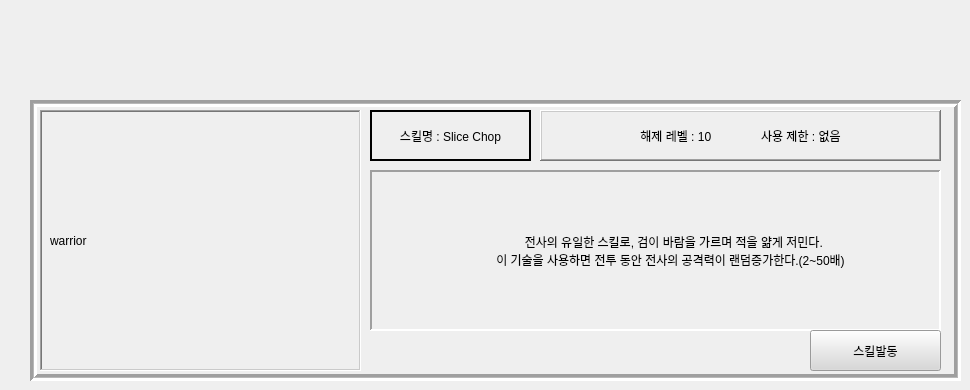
    <widget class="QWidget" name="page_2">
     <widget class="QFrame" name="frame_0">
      <property name="geometry">
       <rect>
        <x>30</x>
        <y>100</y>
        <width>931</width>
        <height>281</height>
       </rect>
      </property>
      <property name="styleSheet">
       <string notr="true"/>
      </property>
      <property name="frameShape">
       <enum>QFrame::Box</enum>
      </property>
      <property name="frameShadow">
       <enum>QFrame::Sunken</enum>
      </property>
      <property name="lineWidth">
       <number>3</number>
      </property>
      <property name="midLineWidth">
       <number>1</number>
      </property>
      <widget class="QFrame" name="lb_frame_0">
       <property name="geometry">
        <rect>
         <x>10</x>
         <y>10</y>
         <width>321</width>
         <height>261</height>
        </rect>
       </property>
       <property name="frameShape">
        <enum>QFrame::WinPanel</enum>
       </property>
       <property name="frameShadow">
        <enum>QFrame::Sunken</enum>
       </property>
       <property name="lineWidth">
        <number>2</number>
       </property>
       <property name="midLineWidth">
        <number>1</number>
       </property>
       <widget class="QLabel" name="gif_0">
        <property name="geometry">
         <rect>
          <x>10</x>
          <y>10</y>
          <width>301</width>
          <height>241</height>
         </rect>
        </property>
        <property name="text">
         <string>warrior</string>
        </property>
       </widget>
      </widget>
      <widget class="QFrame" name="frame_0_1">
       <property name="geometry">
        <rect>
         <x>340</x>
         <y>10</y>
         <width>161</width>
         <height>51</height>
        </rect>
       </property>
       <property name="frameShape">
        <enum>QFrame::WinPanel</enum>
       </property>
       <property name="frameShadow">
        <enum>QFrame::Plain</enum>
       </property>
       <property name="lineWidth">
        <number>2</number>
       </property>
       <property name="midLineWidth">
        <number>1</number>
       </property>
       <widget class="QLabel" name="Slice_chop">
        <property name="geometry">
         <rect>
          <x>0</x>
          <y>10</y>
          <width>161</width>
          <height>31</height>
         </rect>
        </property>
        <property name="text">
         <string>스킬명 : Slice Chop</string>
        </property>
        <property name="alignment">
         <set>Qt::AlignCenter</set>
        </property>
       </widget>
      </widget>
      <widget class="QFrame" name="frame_0_2">
       <property name="geometry">
        <rect>
         <x>510</x>
         <y>10</y>
         <width>401</width>
         <height>51</height>
        </rect>
       </property>
       <property name="autoFillBackground">
        <bool>false</bool>
       </property>
       <property name="frameShape">
        <enum>QFrame::WinPanel</enum>
       </property>
       <property name="frameShadow">
        <enum>QFrame::Raised</enum>
       </property>
       <property name="lineWidth">
        <number>2</number>
       </property>
       <property name="midLineWidth">
        <number>1</number>
       </property>
       <widget class="QLabel" name="skill_info_0">
        <property name="geometry">
         <rect>
          <x>10</x>
          <y>10</y>
          <width>381</width>
          <height>31</height>
         </rect>
        </property>
        <property name="text">
         <string>해제 레벨 : 10               사용 제한 : 없음</string>
        </property>
        <property name="alignment">
         <set>Qt::AlignCenter</set>
        </property>
        <property name="wordWrap">
         <bool>true</bool>
        </property>
       </widget>
      </widget>
      <widget class="QFrame" name="frame_0_3">
       <property name="geometry">
        <rect>
         <x>340</x>
         <y>70</y>
         <width>571</width>
         <height>161</height>
        </rect>
       </property>
       <property name="frameShape">
        <enum>QFrame::Panel</enum>
       </property>
       <property name="frameShadow">
        <enum>QFrame::Sunken</enum>
       </property>
       <property name="lineWidth">
        <number>2</number>
       </property>
       <property name="midLineWidth">
        <number>3</number>
       </property>
       <widget class="QLabel" name="skill_info_0_1">
        <property name="geometry">
         <rect>
          <x>90</x>
          <y>40</y>
          <width>421</width>
          <height>81</height>
         </rect>
        </property>
        <property name="text">
         <string>  전사의 유일한 스킬로, 검이 바람을 가르며 적을 얆게 저민다.                                         이 기술을 사용하면 전투 동안 전사의 공격력이 랜덤증가한다.(2~50배)</string>
        </property>
        <property name="alignment">
         <set>Qt::AlignCenter</set>
        </property>
        <property name="wordWrap">
         <bool>true</bool>
        </property>
       </widget>
      </widget>
      <widget class="QPushButton" name="skill_btn_warrior_slice_chop">
       <property name="geometry">
        <rect>
         <x>780</x>
         <y>230</y>
         <width>131</width>
         <height>41</height>
        </rect>
       </property>
       <property name="styleSheet">
        <string notr="true">background-color: rgb(216, 216, 216);</string>
       </property>
       <property name="text">
        <string>스킬발동</string>
       </property>
       <property name="checkable">
        <bool>true</bool>
       </property>
      </widget>
      <widget class="QLabel" name="label">
       <property name="geometry">
        <rect>
         <x>340</x>
         <y>230</y>
         <width>41</width>
         <height>41</height>
        </rect>
       </property>
       <property name="text">
        <string/>
       </property>
       <property name="pixmap">
        <pixmap>../../../../Downloads/Map_tile_48.png</pixmap>
       </property>
       <property name="scaledContents">
        <bool>true</bool>
       </property>
      </widget>
      <widget class="QLabel" name="label_2">
       <property name="geometry">
        <rect>
         <x>380</x>
         <y>230</y>
         <width>41</width>
         <height>41</height>
        </rect>
       </property>
       <property name="text">
        <string/>
       </property>
       <property name="pixmap">
        <pixmap>../../../../Downloads/Map_tile_48.png</pixmap>
       </property>
       <property name="scaledContents">
        <bool>true</bool>
       </property>
      </widget>
      <widget class="QLabel" name="label_3">
       <property name="geometry">
        <rect>
         <x>420</x>
         <y>230</y>
         <width>41</width>
         <height>41</height>
        </rect>
       </property>
       <property name="text">
        <string/>
       </property>
       <property name="pixmap">
        <pixmap>../../../../Downloads/Map_tile_48.png</pixmap>
       </property>
       <property name="scaledContents">
        <bool>true</bool>
       </property>
      </widget>
      <widget class="QLabel" name="label_4">
       <property name="geometry">
        <rect>
         <x>540</x>
         <y>230</y>
         <width>41</width>
         <height>41</height>
        </rect>
       </property>
       <property name="text">
        <string/>
       </property>
       <property name="pixmap">
        <pixmap>../../../../Downloads/Map_tile_48.png</pixmap>
       </property>
       <property name="scaledContents">
        <bool>true</bool>
       </property>
      </widget>
      <widget class="QLabel" name="label_5">
       <property name="geometry">
        <rect>
         <x>500</x>
         <y>230</y>
         <width>41</width>
         <height>41</height>
        </rect>
       </property>
       <property name="text">
        <string/>
       </property>
       <property name="pixmap">
        <pixmap>../../../../Downloads/Map_tile_48.png</pixmap>
       </property>
       <property name="scaledContents">
        <bool>true</bool>
       </property>
      </widget>
      <widget class="QLabel" name="label_6">
       <property name="geometry">
        <rect>
         <x>460</x>
         <y>230</y>
         <width>41</width>
         <height>41</height>
        </rect>
       </property>
       <property name="text">
        <string/>
       </property>
       <property name="pixmap">
        <pixmap>../../../../Downloads/Map_tile_48.png</pixmap>
       </property>
       <property name="scaledContents">
        <bool>true</bool>
       </property>
      </widget>
      <widget class="QLabel" name="label_18">
       <property name="geometry">
        <rect>
         <x>660</x>
         <y>230</y>
         <width>41</width>
         <height>41</height>
        </rect>
       </property>
       <property name="text">
        <string/>
       </property>
       <property name="pixmap">
        <pixmap>../../../../Downloads/Map_tile_48.png</pixmap>
       </property>
       <property name="scaledContents">
        <bool>true</bool>
       </property>
      </widget>
      <widget class="QLabel" name="label_19">
       <property name="geometry">
        <rect>
         <x>620</x>
         <y>230</y>
         <width>41</width>
         <height>41</height>
        </rect>
       </property>
       <property name="text">
        <string/>
       </property>
       <property name="pixmap">
        <pixmap>../../../../Downloads/Map_tile_48.png</pixmap>
       </property>
       <property name="scaledContents">
        <bool>true</bool>
       </property>
      </widget>
      <widget class="QLabel" name="label_44">
       <property name="geometry">
        <rect>
         <x>580</x>
         <y>230</y>
         <width>41</width>
         <height>41</height>
        </rect>
       </property>
       <property name="text">
        <string/>
       </property>
       <property name="pixmap">
        <pixmap>../../../../Downloads/Map_tile_48.png</pixmap>
       </property>
       <property name="scaledContents">
        <bool>true</bool>
       </property>
      </widget>
      <widget class="QLabel" name="label_46">
       <property name="geometry">
        <rect>
         <x>700</x>
         <y>230</y>
         <width>41</width>
         <height>41</height>
        </rect>
       </property>
       <property name="text">
        <string/>
       </property>
       <property name="pixmap">
        <pixmap>../../../../Downloads/Map_tile_48.png</pixmap>
       </property>
       <property name="scaledContents">
        <bool>true</bool>
       </property>
      </widget>
      <widget class="QLabel" name="label_47">
       <property name="geometry">
        <rect>
         <x>740</x>
         <y>230</y>
         <width>41</width>
         <height>41</height>
        </rect>
       </property>
       <property name="text">
        <string/>
       </property>
       <property name="pixmap">
        <pixmap>../../../../Downloads/Map_tile_48.png</pixmap>
       </property>
       <property name="scaledContents">
        <bool>true</bool>
       </property>
      </widget>
     </widget>
    </widget>
